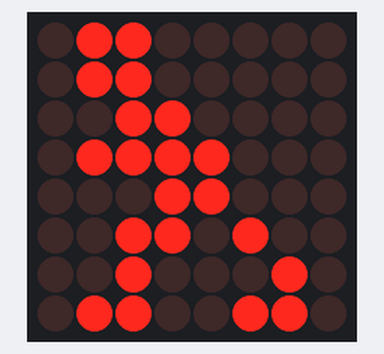
Simulated run of this sketch. Board: ESP32. On the bench: 8×8 LED matrix.

Above: at 0.01 s.
At 0.66 s:
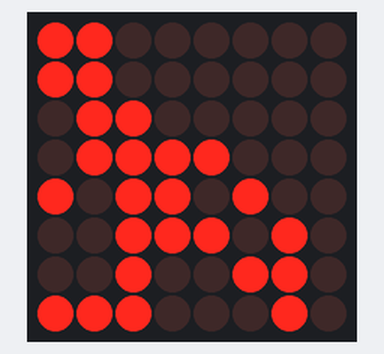

The sketch:

RedMan_Running_matrix_mx7219.ino
```cpp
//MX7219
//GPIO 18 -> LED CLK
//GPIO 23 ->LED DIN（MOSI）
//GPIO 15 ->LED CS
// Pin 12:Data in, Pin 11: Clock,  Pin 10: CS(Load)[NUO]
// Pin 23:Data in, Pin 18: Clock,  Pin 15: CS(Load)[ESP32]
//library "LedControl" by Eberhard Fahle

#include <SPI.h>
#include "LedControl.h"
LedControl display = LedControl(23,18,15,1);

const uint64_t R_IMAGES[] = {   //小紅人跑歩
  0x66442c181e0c0606,
  0x42462c5a3e0c0606,
  0x4066184d3e0c0606,
  0x4063140d261e0303,
  0x47645c2d1e060303,
  0x23324c2d1e060303,
  0x141a0c2e1e060303,
  0x203828181c0c0606
};
const int R_IMAGES_LEN = sizeof(R_IMAGES)/8;

void setup()
{
  display.clearDisplay(0);    // 清除螢幕
  display.shutdown(0, false);  // 關閉省電模式
  display.setIntensity(0, 10); // 設定亮度為 8 (介於0~15之間)

}
void displayImage(uint64_t image) {
  for (int i = 0; i < 8; i++) {
    byte row = (image >> i * 8) & 0xFF;
    for (int j = 0; j < 8; j++) {
      display.setLed(0, i, j, bitRead(row, j));
    }
  }
}

int i = 0;

void loop() {
   displayImage(R_IMAGES[i]);
  if (++i >= R_IMAGES_LEN ) {
    i = 0;
  }
  delay(50);
}
```
